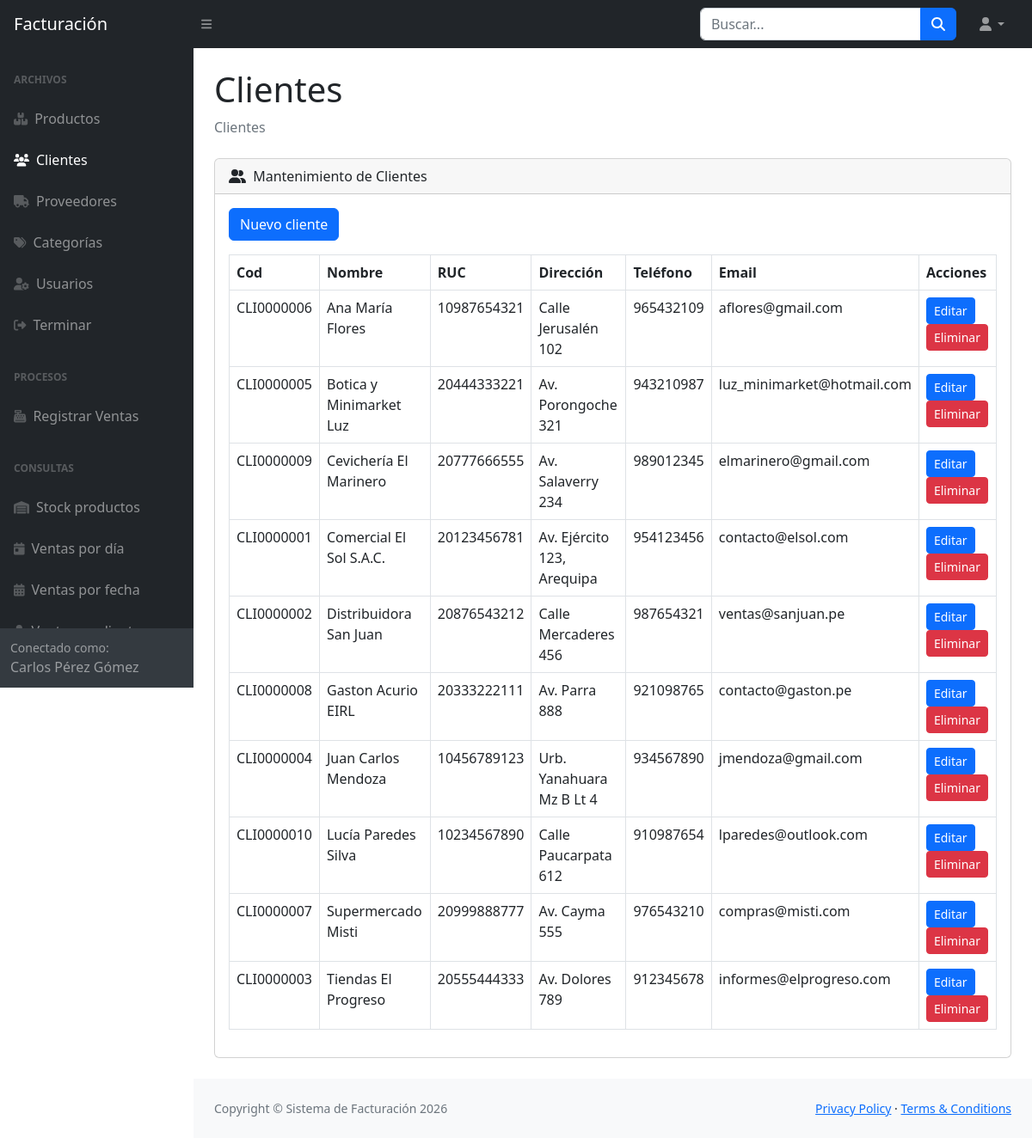
The page /vista/clientes.php (signed in) on the database its author committed.
### tables this page shows
CREATE TABLE `clientes` (
  `idcliente` varchar(10) NOT NULL,
  `nomcliente` varchar(128) DEFAULT NULL,
  `ruccliente` varchar(11) DEFAULT NULL,
  `dircliente` varchar(128) DEFAULT NULL,
  `telcliente` varchar(9) DEFAULT NULL,
  `emailcliente` varchar(64) DEFAULT NULL
);

### vista/common.php (called while the page is built, shortened)
<?php
function safe($text) {
    return htmlspecialchars($text, ENT_QUOTES, 'UTF-8');
}
function fetchRows($mysqli, $sql, $types = '', $params = []) {
    $stmt = $mysqli->prepare($sql);
    $stmt->execute();
    $result = $stmt->get_result();
    $rows = [];
    while ($row = $result->fetch_assoc()) {
        $rows[] = $row;
    }
    return $rows;
}

### vista/clientes.php (the view)
<?php
require_once 'common.php';
$currentPage = 'clientes';
$pageTitle = 'Clientes';
$clients = fetchRows($mysqli, 'SELECT * FROM clientes ORDER BY nomcliente');
require 'header.php';
?>
                        <div class="card mb-4">
                            <div class="card-header">
                                <i class="fas fa-user-friends me-1"></i>
                                Mantenimiento de Clientes
                            </div>
                            <div class="card-body">
                                <div class="mb-3">
                                    <a class="btn btn-primary" href="clientes.php?new=1">Nuevo cliente</a>
                                </div>
                                <?php if (isset($_GET['new']) || isset($_GET['edit'])):
                                    $client = ['idcliente' => '', 'nomcliente' => '', 'ruccliente' => '', 'dircliente' => '', 'telcliente' => '', 'emailcliente' => ''];
                                    if (isset($_GET['edit'])) {
                                        $client = fetchOne($mysqli, 'SELECT * FROM clientes WHERE idcliente = ? LIMIT 1', 's', [$_GET['edit']]);
                                    }
                                ?>
                                    <form method="post" action="clientes_save.php">
                                        <input type="hidden" name="idcliente" value="<?php echo safe($client['idcliente']); ?>" />
                                        <div class="row">
                                            <div class="col-md-6 mb-3">
                                                <label class="form-label">Nombre</label>
                                                <input class="form-control" name="nomcliente" value="<?php echo safe($client['nomcliente']); ?>" />
                                            </div>
                                            <div class="col-md-6 mb-3">
                                                <label class="form-label">RUC</label>
                                                <input class="form-control" name="ruccliente" value="<?php echo safe($client['ruccliente']); ?>" />
                                            </div>
                                        </div>
                                        <div class="row">
                                            <div class="col-md-6 mb-3">
                                                <label class="form-label">Dirección</label>
                                                <input class="form-control" name="dircliente" value="<?php echo safe($client['dircliente']); ?>" />
                                            </div>
                                            <div class="col-md-3 mb-3">
                                                <label class="form-label">Teléfono</label>
                                                <input class="form-control" name="telcliente" value="<?php echo safe($client['telcliente']); ?>" />
                                            </div>
                                            <div class="col-md-3 mb-3">
                                                <label class="form-label">Email</label>
                                                <input class="form-control" name="emailcliente" value="<?php echo safe($client['emailcliente']); ?>" />
                                            </div>
                                        </div>
                                        <button class="btn btn-success" type="submit">Guardar cliente</button>
                                        <a class="btn btn-secondary" href="clientes.php">Cancelar</a>
                                    </form>
                                <?php else: ?>
                                <div class="table-responsive">
                                    <table class="table table-bordered" id="datatablesSimple">
                                        <thead>
                                            <tr>
                                                <th>Cod</th>
                                                <th>Nombre</th>
                                                <th>RUC</th>
                                                <th>Dirección</th>
                                                <th>Teléfono</th>
                                                <th>Email</th>
                                                <th>Acciones</th>
                                            </tr>
                                        </thead>
                                        <tbody>
                                            <?php foreach ($clients as $client): ?>
                                                <tr>
                                                    <td><?php echo safe($client['idcliente']); ?></td>
                                                    <td><?php echo safe($client['nomcliente']); ?></td>
                                                    <td><?php echo safe($client['ruccliente']); ?></td>
                                                    <td><?php echo safe($client['dircliente']); ?></td>
                                                    <td><?php echo safe($client['telcliente']); ?></td>
                                                    <td><?php echo safe($client['emailcliente']); ?></td>
                                                    <td>
                                                        <a class="btn btn-sm btn-primary" href="clientes.php?edit=<?php echo urlencode($client['idcliente']); ?>">Editar</a>
                                                        <a class="btn btn-sm btn-danger" href="clientes_delete.php?id=<?php echo urlencode($client['idcliente']); ?>" onclick="return confirm('Eliminar cliente?');">Eliminar</a>
                                                    </td>
                                                </tr>
                                            <?php endforeach; ?>
                                        </tbody>
                                    </table>
                                </div>
                                <?php endif; ?>
                            </div>
                        </div>
<?php require 'footer.php'; ?>

### vista/header.php (shortened to what this page needs)
<?php
function menuActive($page) {
    global $currentPage;
    return $currentPage === $page ? 'active' : '';
}
?>
<!DOCTYPE html>
<html lang="es">
    <head>
        <link href="https://cdn.jsdelivr.net/npm/simple-datatables@7.1.2/dist/style.min.css" rel="stylesheet" />
        <link href="../css/styles.css" rel="stylesheet" />
    </head>
    <body class="sb-nav-fixed">
        <nav class="sb-topnav navbar navbar-expand navbar-dark bg-dark">
            <a class="navbar-brand ps-3" href="dashboard.php">Facturación</a>
            <button class="btn btn-link btn-sm order-1 order-lg-0 me-4 me-lg-0" id="sidebarToggle" href="#!"><i class="fas fa-bars"></i></button>
            <form class="d-none d-md-inline-block form-inline ms-auto me-0 me-md-3 my-2 my-md-0">
                <div class="input-group">
                    <input class="form-control" type="text" placeholder="Buscar..." aria-label="Search" aria-describedby="btnNavbarSearch" />
                    <button class="btn btn-primary" id="btnNavbarSearch" type="button"><i class="fas fa-search"></i></button>
                </div>
            </form>
            <ul class="navbar-nav ms-auto ms-md-0 me-3 me-lg-4">
                <li class="nav-item dropdown">
                    <a class="nav-link dropdown-toggle" id="navbarDropdown" href="#" role="button" data-bs-toggle="dropdown" aria-expanded="false"><i class="fas fa-user fa-fw"></i></a>
                </li>
            </ul>
        </nav>
        <div id="layoutSidenav">
            <div id="layoutSidenav_nav">
                <nav class="sb-sidenav accordion sb-sidenav-dark" id="sidenavAccordion">
                    <div class="sb-sidenav-menu">
                        <div class="nav">
                            <div class="sb-sidenav-menu-heading">Archivos</div>
                            <a class="nav-link <?php echo menuActive('productos'); ?>" href="productos.php">
                                <div class="sb-nav-link-icon"><i class="fas fa-boxes"></i></div>
                                Productos
                            </a>
                            <a class="nav-link <?php echo menuActive('clientes'); ?>" href="clientes.php">
                                <div class="sb-nav-link-icon"><i class="fas fa-users"></i></div>
                                Clientes
                            </a>
                            <a class="nav-link <?php echo menuActive('proveedores'); ?>" href="proveedores.php">
                                <div class="sb-nav-link-icon"><i class="fas fa-truck"></i></div>
                                Proveedores
                            </a>
                            <a class="nav-link <?php echo menuActive('categorias'); ?>" href="categorias.php">
                                <div class="sb-nav-link-icon"><i class="fas fa-tags"></i></div>
                                Categorías
                            </a>
                            <a class="nav-link <?php echo menuActive('usuarios'); ?>" href="usuarios.php">
                                <div class="sb-nav-link-icon"><i class="fas fa-user-cog"></i></div>
                                Usuarios
                            </a>
                            <a class="nav-link" href="../logout.php">
                                <div class="sb-nav-link-icon"><i class="fas fa-sign-out-alt"></i></div>
                                Terminar
                            </a>
                            <div class="sb-sidenav-menu-heading">Procesos</div>
                            <a class="nav-link <?php echo menuActive('ventas'); ?>" href="ventas.php">
                                <div class="sb-nav-link-icon"><i class="fas fa-cash-register"></i></div>
                                Registrar Ventas
                            </a>
                            <div class="sb-sidenav-menu-heading">Consultas</div>
                            <a class="nav-link <?php echo menuActive('stock'); ?>" href="stock.php">
                                <div class="sb-nav-link-icon"><i class="fas fa-warehouse"></i></div>
                                Stock productos
                            </a>
                            <a class="nav-link <?php echo menuActive('ventas_dia'); ?>" href="ventas_dia.php">
                                <div class="sb-nav-link-icon"><i class="fas fa-calendar-day"></i></div>
                                Ventas por día
                            </a>
                            <a class="nav-link <?php echo menuActive('ventas_fecha'); ?>" href="ventas_fecha.php">
                                <div class="sb-nav-link-icon"><i class="fas fa-calendar-alt"></i></div>
                                Ventas por fecha
                            </a>
                            <a class="nav-link <?php echo menuActive('ventas_cliente'); ?>" href="ventas_cliente.php">
                                <div class="sb-nav-link-icon"><i class="fas fa-user"></i></div>
                            </a>
                        </div>
                    </div>
                    <div class="sb-sidenav-footer">
                        <div class="small">Conectado como:</div>
                        <?php echo safe($_SESSION['user']['fullname'] ?? $_SESSION['user']['username']); ?>
                    </div>
                </nav>
            </div>
            <div id="layoutSidenav_content">
                <main>
                    <div class="container-fluid px-4">
                        <h1 class="mt-4"><?php echo safe($pageTitle); ?></h1>
                        <ol class="breadcrumb mb-4">
                            <li class="breadcrumb-item active"><?php echo safe($pageTitle); ?></li>
                        </ol>

### vista/footer.php (shortened to what this page needs)
                </main>
                <footer class="py-4 bg-light mt-auto">
                    <div class="container-fluid px-4">
                        <div class="d-flex align-items-center justify-content-between small">
                            <div class="text-muted">Copyright &copy; Sistema de Facturación 2026</div>
                            <div>
                                <a href="#">Privacy Policy</a>
                                &middot;
                                <a href="#">Terms &amp; Conditions</a>
                            </div>
                        </div>
                    </div>
                </footer>
            </div>
        </div>
    </body>
</html>

### rows shown on the page
clientes: idcliente "CLI0000006", nomcliente "Ana María Flores", ruccliente "10987654321", dircliente "Calle Jerusalén 102", telcliente "965432109", emailcliente "aflores@gmail.com"
clientes: idcliente "CLI0000005", nomcliente "Botica y Minimarket Luz", ruccliente "20444333221", dircliente "Av. Porongoche 321", telcliente "943210987", emailcliente "luz_minimarket@hotmail.com"
clientes: idcliente "CLI0000009", nomcliente "Cevichería El Marinero", ruccliente "20777666555", dircliente "Av. Salaverry 234", telcliente "989012345", emailcliente "elmarinero@gmail.com"
clientes: idcliente "CLI0000001", nomcliente "Comercial El Sol S.A.C.", ruccliente "20123456781", dircliente "Av. Ejército 123, Arequipa", telcliente "954123456", emailcliente "contacto@elsol.com"
clientes: idcliente "CLI0000002", nomcliente "Distribuidora San Juan", ruccliente "20876543212", dircliente "Calle Mercaderes 456", telcliente "987654321", emailcliente "ventas@sanjuan.pe"
clientes: idcliente "CLI0000008", nomcliente "Gaston Acurio EIRL", ruccliente "20333222111", dircliente "Av. Parra 888", telcliente "921098765", emailcliente "contacto@gaston.pe"
clientes: idcliente "CLI0000004", nomcliente "Juan Carlos Mendoza", ruccliente "10456789123", dircliente "Urb. Yanahuara Mz B Lt 4", telcliente "934567890", emailcliente "jmendoza@gmail.com"
clientes: idcliente "CLI0000010", nomcliente "Lucía Paredes Silva", ruccliente "10234567890", dircliente "Calle Paucarpata 612", telcliente "910987654", emailcliente "lparedes@outlook.com"
clientes: idcliente "CLI0000007", nomcliente "Supermercado Misti", ruccliente "20999888777", dircliente "Av. Cayma 555", telcliente "976543210", emailcliente "compras@misti.com"
clientes: idcliente "CLI0000003", nomcliente "Tiendas El Progreso", ruccliente "20555444333", dircliente "Av. Dolores 789", telcliente "912345678", emailcliente "informes@elprogreso.com"

### other values the page prints
safe($_SESSION['user']['fullname'] ?? $_SESSION['user']['username']) "Carlos Pérez Gómez"
safe($pageTitle) "Clientes"
